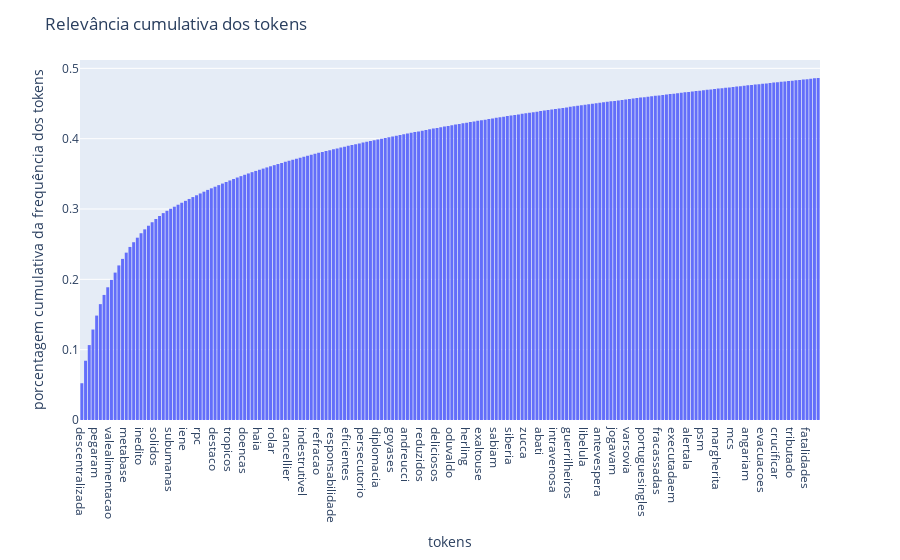

Notebook code for this chart:
### Code cell
aux = vec_sum.iloc[:200,:].copy()

fig = px.histogram(x=aux['index'], y=aux['pct_cumsum'], nbins = 100)

fig.update_layout(title='Relevância cumulativa dos tokens',
                  xaxis_title='tokens',
                  yaxis_title='porcentagem cumulativa da frequência dos tokens')

fig.show()

### Figure 1 — Plotly figure (JSON) as saved in the notebook; plotly's stock layout.template omitted (floating-point values rounded to 4 significant figures; data arrays with more than 128 entries replaced by an {"elided": "..."} marker saying what was removed)
{"data": [{"alignmentgroup": "True", "bingroup": "x", "histfunc": "sum", "hovertemplate": "x=%{x}<br>sum of y=%{y}<extra></extra>", "legendgroup": "", "marker": {"color": "#636efa"}, "name": "", "nbinsx": 100, "offsetgroup": "", "orientation": "v", "showlegend": false, "type": "histogram", "x": {"elided": "200 str values"}, "xaxis": "x", "y": {"elided": "200 float values"}, "yaxis": "y"}], "layout": {"barmode": "relative", "legend": {"tracegroupgap": 0}, "margin": {"t": 60}, "title": {"text": "Relevância cumulativa dos tokens"}, "xaxis": {"anchor": "y", "domain": [0, 1], "title": {"text": "tokens"}}, "yaxis": {"anchor": "x", "domain": [0, 1], "title": {"text": "porcentagem cumulativa da frequência dos tokens"}}}}
